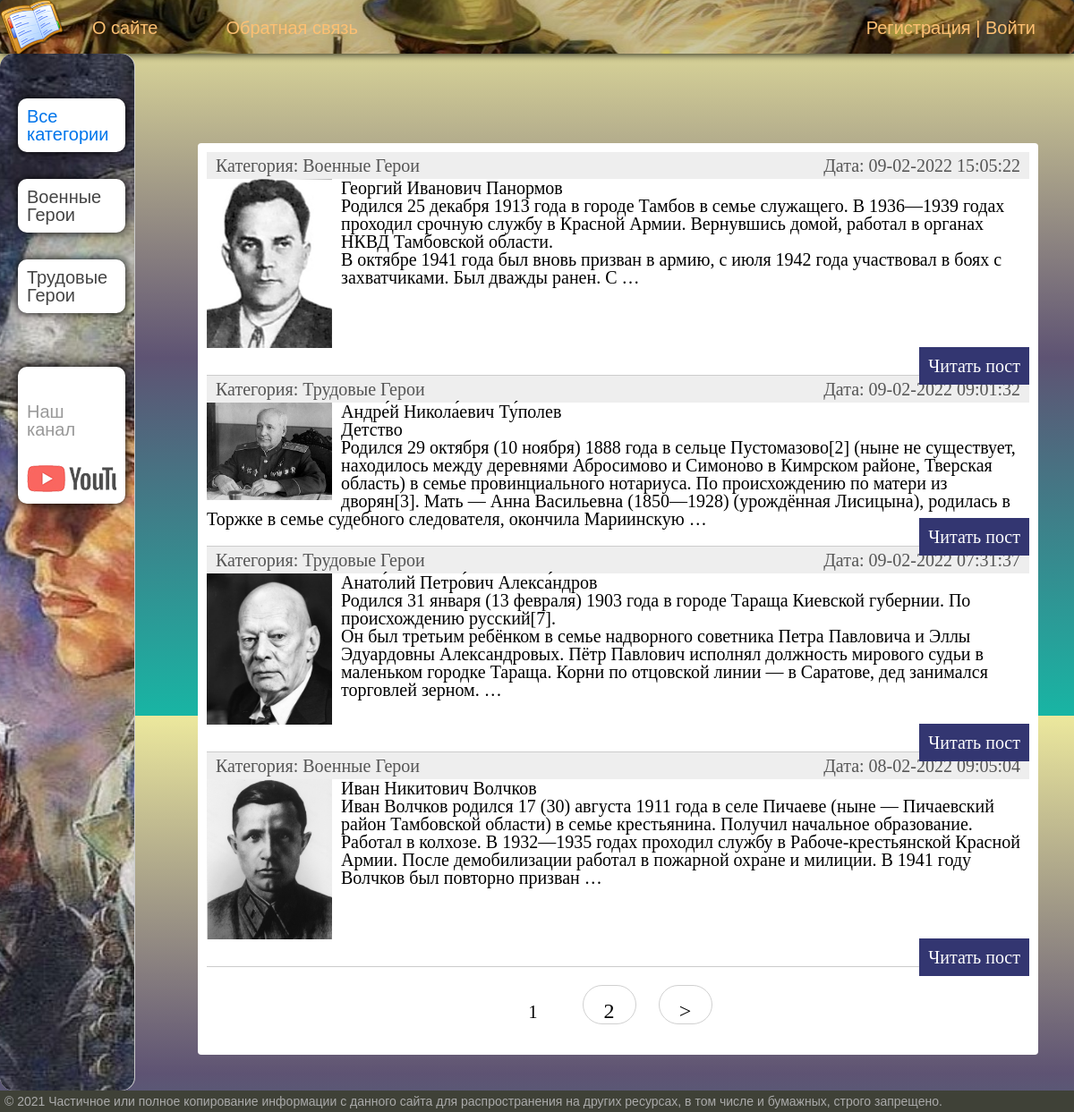
The page / on the database its author committed.
### heroes/models.py (models this page shows, shortened)
class Category(models.Model):
    name = models.CharField(max_length=100, db_index=True, verbose_name="Категория")
    slug = models.SlugField(max_length=255, unique=True, db_index=True, verbose_name="URL")
    def __str__(self):
        return self.name
    def get_absolute_url(self):
        return reverse('category', kwargs={'rub_slug': self.slug})
    class Meta:
        verbose_name = 'Категория'
        verbose_name_plural = 'Категории'
        ordering = ['id']

class Heroes(models.Model):
    title = models.CharField(max_length=255, verbose_name="Заголовок")
    slug = models.SlugField(max_length=255, unique=True, db_index=True, verbose_name="URL")
    content = models.TextField(blank=True, verbose_name="Текст статьи")
    photo = models.ImageField(upload_to="photos/%Y/%m/%d/", verbose_name="Фото")
    time_create = models.DateTimeField(auto_now_add=True, verbose_name="Время создания")
    time_update = models.DateTimeField(auto_now=True, verbose_name="Время изменения")
    is_published = models.BooleanField(default=True, verbose_name="Публикация")
    rub = models.ForeignKey('Category', on_delete=models.PROTECT, verbose_name="Категории")
    def get_absolute_url(self):
        return reverse('post', kwargs={'post_slug': self.slug})
    class Meta:
        verbose_name = 'Герои Мировых Воин'
        verbose_name_plural = 'Герои Мировых Войн'
        ordering = ['-time_create', 'title']

### heroes/views.py (the view)
# urls.py: path('',HeroesHome.as_view(), name='home'),
class HeroesHome(DataMixin, ListView):
    model = Heroes
    template_name = 'heroes/index.html'
    context_object_name = 'posts'
    def get_context_data(self, *, object_list=None, **kwargs):
        context = super().get_context_data(**kwargs)
        c_def = self.get_user_context(title='Главная Страница')
        return dict(list(context.items()) + list(c_def.items()))
    def get_queryset(self):
        return Heroes.objects.filter(is_published=True).select_related('rub')

### heroes/utils.py (called while the page is built)
    def get_user_context(self, **kwargs):
        context = kwargs
        rubs = cache.get('rubs')
        if not rubs:
            rubs = Category.objects.annotate(Count('heroes'))
            cache.set('rubs', rubs, 60)
        user_menu = menu.copy()
        if not self.request.user.is_authenticated :
            user_menu.pop(1)
        context['menu'] = user_menu
        context['rubs'] = rubs
        if 'rub_selected' not in context:
            context['rub_selected'] = 0
        return context

### heroes/templates/heroes/index.html (shortened to what this page needs)
{% extends 'heroes/base.html' %}
{% block content %}
<ul class="list-articles">
	{% for p in posts %}
			<li><div class="article-panel">
	<p class="first">Категория: {{p.rub}}</p>
	<p class="last">Дата: {{p.time_update|date:"d-m-Y H:i:s"}}</p>
</div>
{% if p.photo %}
	<p><img class="img-article-left thumb" src="{{p.photo.url}}"></p>
{% endif %}
				<h2>{{p.title}}</h2>
	{% autoescape on %}
	{{p.content|linebreaks|truncatewords:50}}
	{% endautoescape %}
			<p class="link-read-post"><a href="{{ p.get_absolute_url }}">Читать пост</a></p>
			</li>
	{% endfor %}
</ul>
{% endblock %}

### heroes/templates/heroes/base.html (shortened to what this page needs)
{% load static %}
{% load heroes_tags %}
<!DOCTYPE html>
<html>
<head>
	<link type="text/css" href="{% static 'heroes/css/styles.css' %}" rel="stylesheet" />
</head>
<body>
<table class="table-page" border=0 cellpadding="0" cellspacing="0">
<tr><td valign=top>
{% block mainmenu %}
		<div class="header">
			<ul id="mainmenu" class="mainmenu">
			<li class="logo"><a href="{% url 'home' %}"><div class="logo"></div></a></li>
{% for m in menu %}
			<li><a href="{% url m.url_name %}">{{m.title}}</a></li>
{% endfor %}
			{% if request.user.is_authenticated %}
			<li class = "last">{{user.username}} | <a href="{% url 'logout'%}">Выйти</a></li>
			{% else %}
			<li class="last"><a href="{% url 'register' %}">Регистрация</a> | <a href="{% url 'login' %}">Войти</a></li>
			{% endif%}
		</ul>
		</div>
{% endblock mainmenu %}
<table class="table-content" border=0 cellpadding="0" cellspacing="0">
<tr>
{% load cache %}
{% cache 60 sidebar %}
<td valign="top" class="left-chapters">
	<ul id="leftchapters">
{% if rub_selected == 0 %}
		<li class="selected">Все категории</li>
{% else %}
		<li><a href="{% url 'home' %}">Все категории</a></li>
{% endif %}
{% for c in rubs %}
{% if c.heroes__count > 0 %}
	{% if c.pk == rub_selected %}
		<li class="selected">{{c.name}}</li>
	{% else %}
		<li><a href="{{ c.get_absolute_url }}">{{c.name}}</a></li>
	{% endif %}
{% endif %}
{% endfor %}
{% endcache %}
		<li class="share">
		<p>Наш канал</p>
		<a class="share-yt" href="https://www.youtube.com/channel/UClJzWfGWuGJL2t-3dYKcHTA/playlists" target="_blank" rel="nofollow"></a>
		</li>
	</ul>
</td>
<td valign="top" class="content">
	<div class="content-text">
{% block content %}
{% endblock %}
{% if page_obj.has_other_pages %}
<nav class="list-pages">
	<ul>
		{% for p in paginator.page_range %}
		{% if page_obj.number == p %}
		<li class="page-num page-num-selected">{{ p }}</li>
		{% elif p >= page_obj.number|add:-2 and p <= page_obj.number|add:2 %}
		<li class="page-num">
			<a href="?page={{ p }}">{{ p }}</a>
		</li>
		{% endif %}
		{% endfor%}
{% if page_obj.has_next %}
<li class="page-num">
	<a href="?page={{page_obj.next_page_number}}">&gt;</a>
</li>
{% endif %}
	</ul>
</nav>
{% endif %}
	</div>
</td></tr></table>
</td></tr>
<tr><td valign=top>
	<div id="footer">
		<p>&copy; 2021 Частичное или полное копирование информации с данного сайта для распространения на других ресурсах, в том числе и бумажных, строго запрещено.</p>
	</div>
</td></tr></table>
</body>
</html>

### rows shown on the page
Category: name "Военные Герои"
Category: name "Трудовые Герои"
Heroes: rub "Военные Герои", time_update "09-02-2022 15:05:22", photo (picture), title "Георгий Иванович Панормов", content "Родился 25 декабря 1913 года в городе Тамбов в семье служащего. В 1936—1939 годах проходил срочную службу в Красной Армии. Вернувшись домой, работал в органах НКВД Тамбовской области. В октябре 1941 года был вновь призван в армию, с июля 1942 года участвовал в боях с захватчиками. Был дважды ранен. С …"
Heroes: rub "Трудовые Герои", time_update "09-02-2022 09:01:32", photo (picture), title "Андре́й Никола́евич Ту́полев", content "Детство Родился 29 октября (10 ноября) 1888 года в сельце Пустомазово[2] (ныне не существует, находилось между деревнями Абросимово и Симоново в Кимрском районе, Тверская область) в семье провинциального нотариуса. По происхождению по матери из дворян[3]. Мать — Анна Васильевна (1850—1928) (урождённая Лисицына), родилась в Торжке в семье судебного следователя, окончила Мариинскую …"
Heroes: rub "Трудовые Герои", time_update "09-02-2022 07:31:37", photo (picture), title "Анато́лий Петро́вич Алекса́ндров", content "Родился 31 января (13 февраля) 1903 года в городе Тараща Киевской губернии. По происхождению русский[7]. Он был третьим ребёнком в семье надворного советника Петра Павловича и Эллы Эдуардовны Александровых. Пётр Павлович исполнял должность мирового судьи в маленьком городке Тараща. Корни по отцовской линии — в Саратове, дед занимался торговлей зерном. …"
Heroes: rub "Военные Герои", time_update "08-02-2022 09:05:04", photo (picture), title "Иван Никитович Волчков", content "Иван Волчков родился 17 (30) августа 1911 года в селе Пичаеве (ныне — Пичаевский район Тамбовской области) в семье крестьянина. Получил начальное образование. Работал в колхозе. В 1932—1935 годах проходил службу в Рабоче-крестьянской Красной Армии. После демобилизации работал в пожарной охране и милиции. В 1941 году Волчков был повторно призван …"

### other values the page prints
{{ m.title }} "О сайте" "Обратная связь"
{{ p }} "1"
{{ p }} "2"
